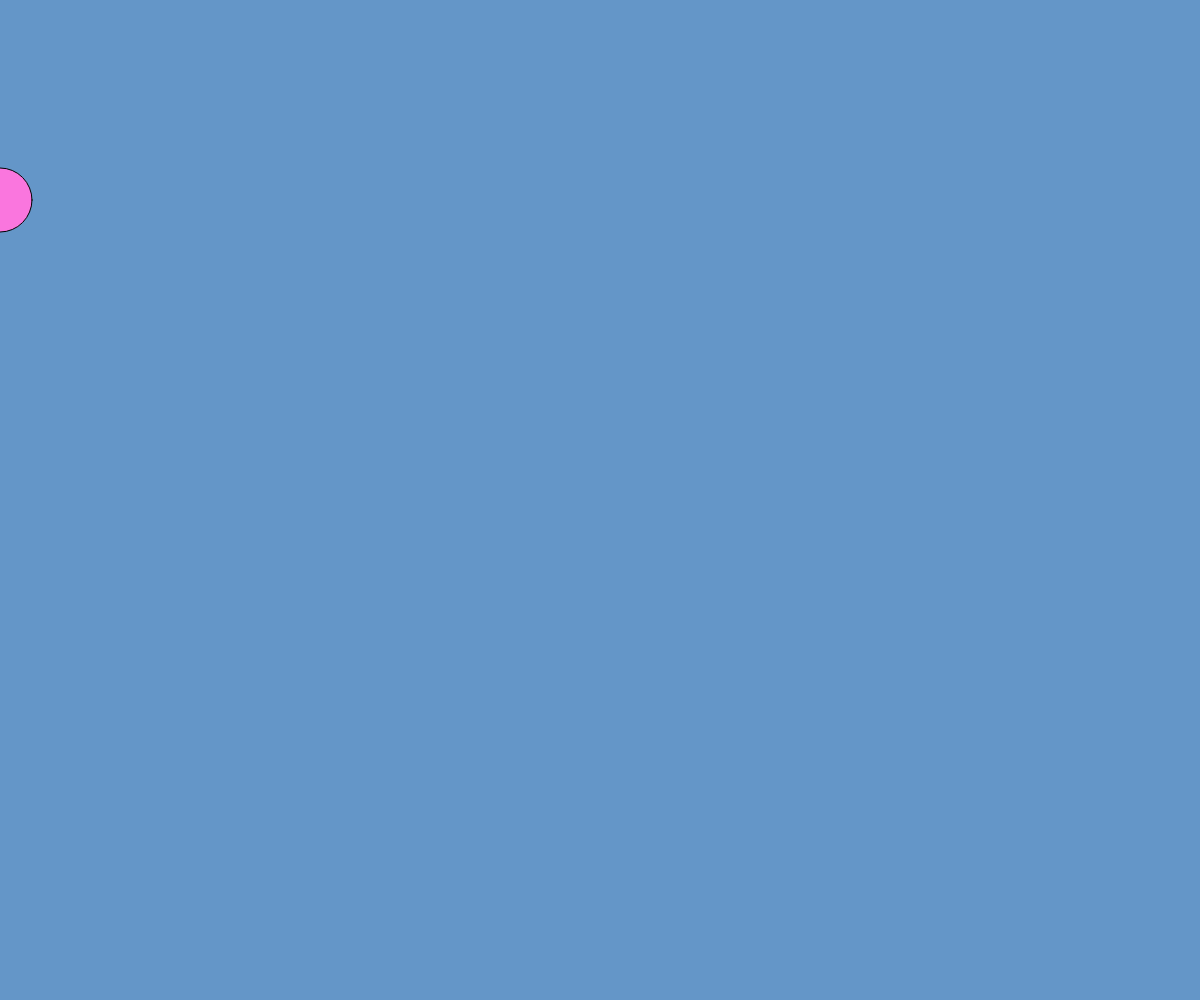
Frame 1 (no input)
Frame 60 (no input): identical to frame 1, image omitted
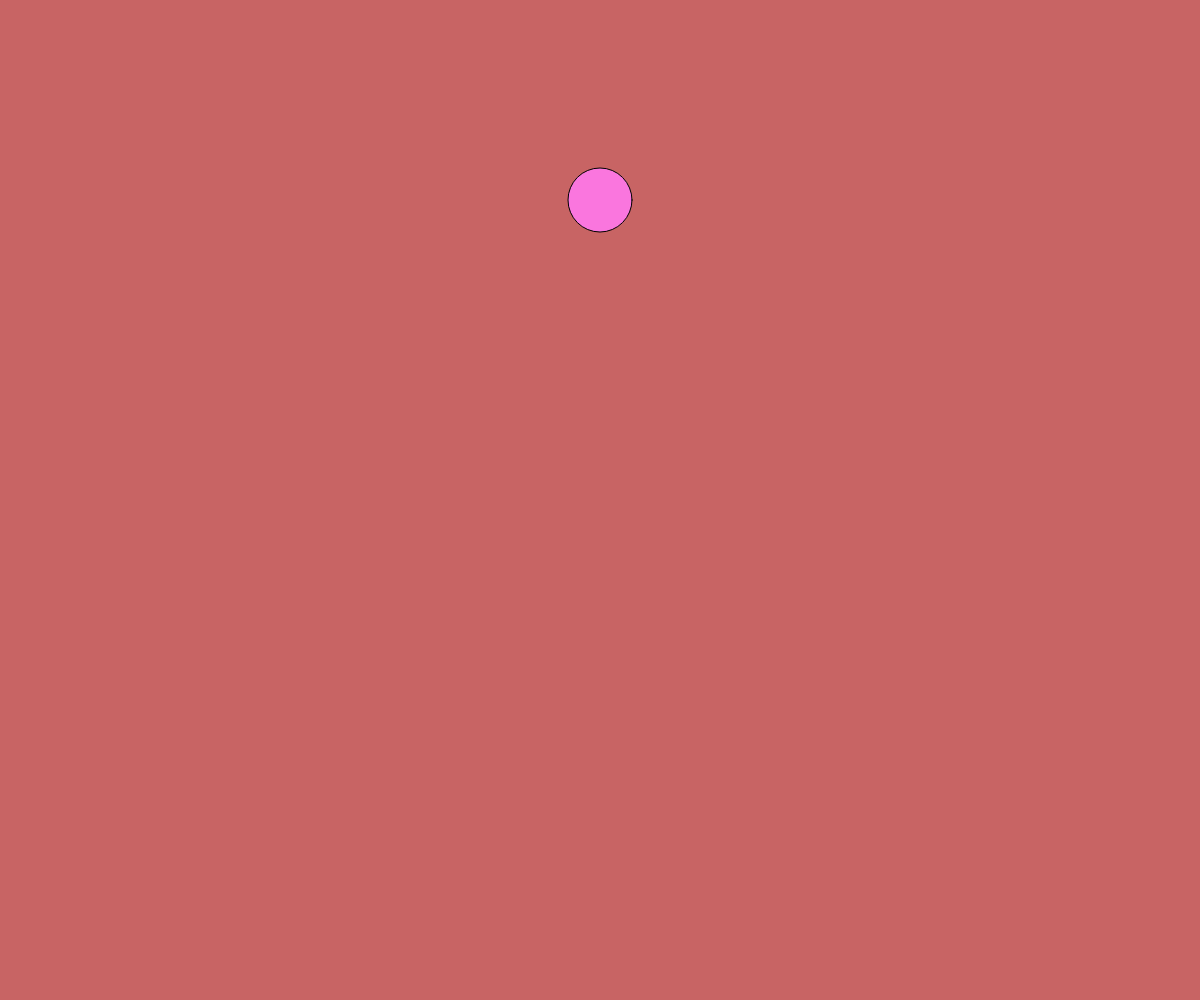
Frame 120 (the mouse pressed at the canvas centre since frame 60)

The p5.js sketch that drew these frames (run headless with seeded random() and noise() and a simulated clock; from frame 60 on, the mouse is pressed at the canvas centre):

// p5.js sketch
// ── sketch.js
let r = 0;
let g = 0;
let b = 255;

function setup() {
  createCanvas(windowWidth, windowHeight);
}

function draw() {
  r = map(mouseX, 0,600, 100, 200);
  b = map(mouseX, 0,600, 200, 100);
  g = map(mouseX, 0, 600, 150, 100);
  background(r,g,b);
  //ellipse
  fill(250,118,222);
  ellipse(mouseX, 200, 64, 64);
}

function windowResized() {
  resizeCanvas(windowWidth, windowHeight);
}
// ── sketch_page.html
<html>

<head>
  <script src="https://cdn.jsdelivr.net/npm/p5@1.4.2/lib/p5.js"></script>
  <!--  
     <script src='https://cdnjs.cloudflare.com/ajax/libs/p5.js/1.2.0/p5.min.js'></script>
    -->
  <link rel="stylesheet" href="styles.css">

</head>

<body>

  <script src="sketch.js"></script>

</body>

</html>
// ── styles.css
.red-text {
  color: #FF5963;
}

.red-img {
  border: 25px solid red;
  border-radius: 50%;
}

table, th, td {
    border-color: #FF5963;
    border-style: groove;
}
